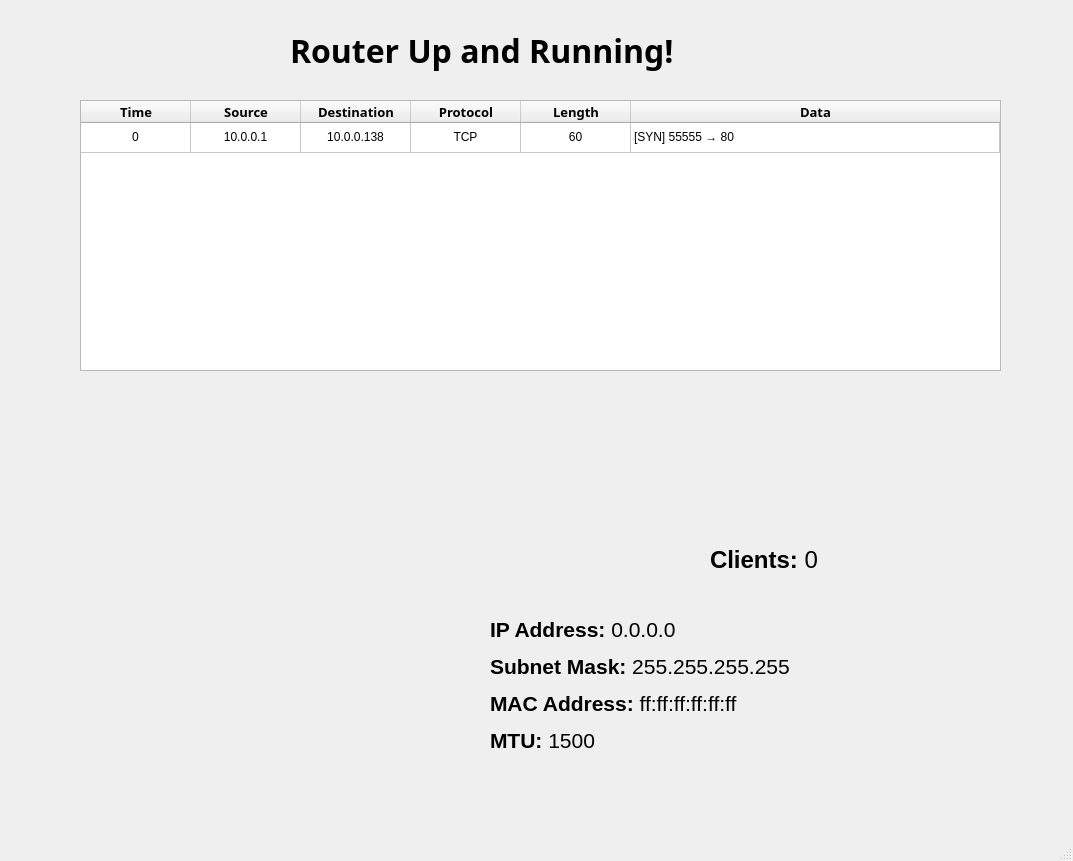
<?xml version="1.0" encoding="UTF-8"?>
<ui version="4.0">
 <class>MainWindow</class>
 <widget class="QMainWindow" name="MainWindow">
  <property name="geometry">
   <rect>
    <x>0</x>
    <y>0</y>
    <width>1073</width>
    <height>861</height>
   </rect>
  </property>
  <property name="windowTitle">
   <string>MainWindow</string>
  </property>
  <widget class="QWidget" name="centralwidget">
   <widget class="QTableWidget" name="tableWidget">
    <property name="geometry">
     <rect>
      <x>80</x>
      <y>100</y>
      <width>921</width>
      <height>271</height>
     </rect>
    </property>
    <property name="verticalScrollBarPolicy">
     <enum>Qt::ScrollBarAsNeeded</enum>
    </property>
    <property name="horizontalScrollBarPolicy">
     <enum>Qt::ScrollBarAsNeeded</enum>
    </property>
    <property name="sizeAdjustPolicy">
     <enum>QAbstractScrollArea::AdjustToContents</enum>
    </property>
    <property name="showGrid">
     <bool>true</bool>
    </property>
    <property name="gridStyle">
     <enum>Qt::SolidLine</enum>
    </property>
    <property name="sortingEnabled">
     <bool>false</bool>
    </property>
    <property name="cornerButtonEnabled">
     <bool>true</bool>
    </property>
    <property name="rowCount">
     <number>1</number>
    </property>
    <attribute name="horizontalHeaderVisible">
     <bool>true</bool>
    </attribute>
    <attribute name="horizontalHeaderCascadingSectionResizes">
     <bool>true</bool>
    </attribute>
    <attribute name="horizontalHeaderDefaultSectionSize">
     <number>110</number>
    </attribute>
    <attribute name="horizontalHeaderMinimumSectionSize">
     <number>100</number>
    </attribute>
    <attribute name="horizontalHeaderStretchLastSection">
     <bool>true</bool>
    </attribute>
    <attribute name="verticalHeaderVisible">
     <bool>false</bool>
    </attribute>
    <attribute name="verticalHeaderHighlightSections">
     <bool>true</bool>
    </attribute>
    <attribute name="verticalHeaderShowSortIndicator" stdset="0">
     <bool>false</bool>
    </attribute>
    <attribute name="verticalHeaderStretchLastSection">
     <bool>false</bool>
    </attribute>
    <row/>
    <column>
     <property name="text">
      <string>Time</string>
     </property>
     <property name="font">
      <font>
       <family>Assistant</family>
       <pointsize>10</pointsize>
       <weight>75</weight>
       <bold>true</bold>
      </font>
     </property>
     <property name="textAlignment">
      <set>AlignCenter</set>
     </property>
     <property name="background">
      <color>
       <red>225</red>
       <green>221</green>
       <blue>218</blue>
      </color>
     </property>
    </column>
    <column>
     <property name="text">
      <string>Source</string>
     </property>
     <property name="font">
      <font>
       <family>Assistant</family>
       <pointsize>10</pointsize>
       <weight>75</weight>
       <bold>true</bold>
      </font>
     </property>
     <property name="textAlignment">
      <set>AlignCenter</set>
     </property>
     <property name="background">
      <color>
       <red>225</red>
       <green>221</green>
       <blue>218</blue>
      </color>
     </property>
    </column>
    <column>
     <property name="text">
      <string>Destination</string>
     </property>
     <property name="font">
      <font>
       <family>Assistant</family>
       <pointsize>10</pointsize>
       <weight>75</weight>
       <bold>true</bold>
      </font>
     </property>
     <property name="textAlignment">
      <set>AlignCenter</set>
     </property>
     <property name="background">
      <color>
       <red>225</red>
       <green>221</green>
       <blue>218</blue>
      </color>
     </property>
    </column>
    <column>
     <property name="text">
      <string>Protocol</string>
     </property>
     <property name="font">
      <font>
       <family>Assistant</family>
       <pointsize>10</pointsize>
       <weight>75</weight>
       <bold>true</bold>
      </font>
     </property>
     <property name="textAlignment">
      <set>AlignCenter</set>
     </property>
     <property name="background">
      <color>
       <red>225</red>
       <green>221</green>
       <blue>218</blue>
      </color>
     </property>
    </column>
    <column>
     <property name="text">
      <string>Length</string>
     </property>
     <property name="font">
      <font>
       <family>Assistant</family>
       <pointsize>10</pointsize>
       <weight>75</weight>
       <bold>true</bold>
      </font>
     </property>
     <property name="textAlignment">
      <set>AlignCenter</set>
     </property>
     <property name="background">
      <color>
       <red>225</red>
       <green>221</green>
       <blue>218</blue>
      </color>
     </property>
    </column>
    <column>
     <property name="text">
      <string>Data</string>
     </property>
     <property name="font">
      <font>
       <family>Assistant</family>
       <pointsize>10</pointsize>
       <weight>75</weight>
       <bold>true</bold>
      </font>
     </property>
     <property name="textAlignment">
      <set>AlignCenter</set>
     </property>
     <property name="background">
      <color>
       <red>225</red>
       <green>221</green>
       <blue>218</blue>
      </color>
     </property>
    </column>
    <item row="0" column="0">
     <property name="text">
      <string>0</string>
     </property>
     <property name="textAlignment">
      <set>AlignCenter</set>
     </property>
    </item>
    <item row="0" column="1">
     <property name="text">
      <string>10.0.0.1</string>
     </property>
     <property name="textAlignment">
      <set>AlignCenter</set>
     </property>
    </item>
    <item row="0" column="2">
     <property name="text">
      <string>10.0.0.138</string>
     </property>
     <property name="textAlignment">
      <set>AlignCenter</set>
     </property>
    </item>
    <item row="0" column="3">
     <property name="text">
      <string>TCP</string>
     </property>
     <property name="textAlignment">
      <set>AlignCenter</set>
     </property>
    </item>
    <item row="0" column="4">
     <property name="text">
      <string>60</string>
     </property>
     <property name="textAlignment">
      <set>AlignCenter</set>
     </property>
    </item>
    <item row="0" column="5">
     <property name="text">
      <string>[SYN] 55555 → 80</string>
     </property>
     <property name="textAlignment">
      <set>AlignLeading|AlignVCenter</set>
     </property>
    </item>
   </widget>
   <widget class="QLabel" name="label">
    <property name="geometry">
     <rect>
      <x>290</x>
      <y>10</y>
      <width>501</width>
      <height>81</height>
     </rect>
    </property>
    <property name="text">
     <string>&lt;html&gt;&lt;head/&gt;&lt;body&gt;&lt;p&gt;&lt;span style=&quot; font-size:24pt; font-family:Assistant-Bold; font-weight:600;&quot;&gt;Router Up and Running!&lt;/span&gt;&lt;/p&gt;&lt;/body&gt;&lt;/html&gt;</string>
    </property>
   </widget>
   <widget class="QLabel" name="label_2">
    <property name="geometry">
     <rect>
      <x>350</x>
      <y>370</y>
      <width>721</width>
      <height>461</height>
     </rect>
    </property>
    <property name="text">
     <string/>
    </property>
    <property name="pixmap">
     <pixmap>properties1.png</pixmap>
    </property>
   </widget>
   <widget class="QLabel" name="label_3">
    <property name="geometry">
     <rect>
      <x>490</x>
      <y>600</y>
      <width>531</width>
      <height>171</height>
     </rect>
    </property>
    <property name="text">
     <string>&lt;html&gt;&lt;head/&gt;&lt;body&gt;&lt;p&gt;&lt;span style=&quot; font-size:16pt; font-weight:600;&quot;&gt;IP Address: &lt;/span&gt;&lt;span style=&quot; font-size:16pt;&quot;&gt;0.0.0.0&lt;/span&gt;&lt;/p&gt;&lt;p&gt;&lt;span style=&quot; font-size:16pt; font-weight:600;&quot;&gt;Subnet Mask:&lt;/span&gt;&lt;span style=&quot; font-size:16pt;&quot;&gt; 255.255.255.255&lt;/span&gt;&lt;/p&gt;&lt;p&gt;&lt;span style=&quot; font-size:16pt; font-weight:600;&quot;&gt;MAC Address: &lt;/span&gt;&lt;span style=&quot; font-size:16pt;&quot;&gt;ff:ff:ff:ff:ff:ff&lt;/span&gt;&lt;/p&gt;&lt;p&gt;&lt;span style=&quot; font-size:16pt; font-weight:600;&quot;&gt;MTU:&lt;/span&gt;&lt;span style=&quot; font-size:16pt;&quot;&gt; 1500&lt;/span&gt;&lt;/p&gt;&lt;/body&gt;&lt;/html&gt;</string>
    </property>
   </widget>
   <widget class="QLabel" name="label_4">
    <property name="geometry">
     <rect>
      <x>710</x>
      <y>540</y>
      <width>141</width>
      <height>41</height>
     </rect>
    </property>
    <property name="text">
     <string>&lt;html&gt;&lt;head/&gt;&lt;body&gt;&lt;p&gt;&lt;span style=&quot; font-size:18pt; font-weight:600;&quot;&gt;Clients: &lt;/span&gt;&lt;span style=&quot; font-size:18pt;&quot;&gt;0&lt;/span&gt;&lt;/p&gt;&lt;/body&gt;&lt;/html&gt;</string>
    </property>
   </widget>
  </widget>
  <widget class="QMenuBar" name="menubar">
   <property name="geometry">
    <rect>
     <x>0</x>
     <y>0</y>
     <width>1073</width>
     <height>26</height>
    </rect>
   </property>
  </widget>
  <widget class="QStatusBar" name="statusbar"/>
 </widget>
 <resources/>
 <connections/>
</ui>
